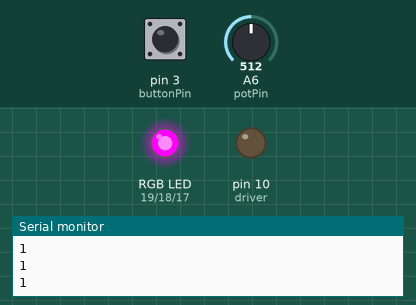
This sketch was run on a simulated Arduino Nano, built with avr-gcc and run on an emulated ATmega328P. Shown: an RGB LED mixed from three pins (HIGH = lit), output pins drawn as LEDs (lit = HIGH), the last lines printed to the serial monitor. The test bench sets the inputs (shaded band); at power-on: pin 3 (buttonPin) HIGH, A6 (potPin) = 512.

Above: at 1.2 s.
1.3 s: pin 3 (buttonPin) pulled LOW for 0.15 s
At 1.9 s:
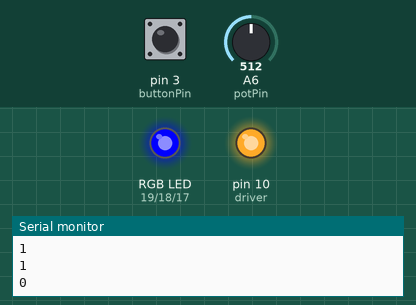
Timing chart, 0 to 4.3 s (numbered marks = the images above; inputs shaded):
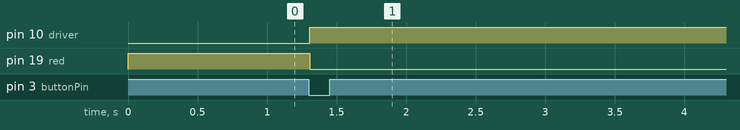

The sketch:

Sand_Liquefaction.ino
```cpp
/*Code for paper rocket launcher SXSW
 * 2/27/23
 * By Ronan Valadez
 */

//pin numbers representing rgb button colors
int red = 19;
int green = 18;
int blue = 17;

int buttonPin = 3; //pin number for rgb button
int buttonState = 0;  //state of RGB button
int driver = 10; //pin number for driver
long redInterval = 60000; // delay time for cooldown period
long driverInterval = 60000; // length of time driver is on
int potPin = A6; //pin number for potentiometer
int potValue = 0; // potentiometer value

void setup() {
  // put your setup code here, to run once:
  //set color pins to OUTPUT
  pinMode(red, OUTPUT);
  pinMode(green, OUTPUT);
  pinMode(blue, OUTPUT);

  // set driver pin to OUTPUT
  pinMode(driver, OUTPUT);

  // turn rgb pins to HIGH
  digitalWrite(blue, HIGH);
  digitalWrite(green, HIGH);
  digitalWrite(red, HIGH);

  //set driver to HIGH
  digitalWrite(driver, LOW);

  //set button to input
  pinMode(buttonPin, INPUT_PULLUP);
  Serial.begin(9600);
  turnOnGreen();

}

void loop() {
  // put your main code here, to run repeatedly:
  buttonState = digitalRead(buttonPin);
  Serial.println( digitalRead(buttonPin));

  potValue = analogRead(potPin);  // read in potentiometer's value, pass it as an argument to turnOnDriver and turnOnRead

  /*if button is pressed, turn off green light
    activate driver
    turn on red after driver is finished
    turn on green once cooldown is finished*/
  if (buttonState == LOW) {
    turnOffGreen();
    turnOnDriver(potValue);
    turnOnRed(potValue);
    turnOnGreen();
  }
}


void turnOnGreen() { //turn on green light. Symbolizes ready to launch
  digitalWrite(green, LOW);


}

void turnOffGreen() { //turns off green light
  digitalWrite(green, HIGH);

}

void turnOnRed(int potentiometerValue) { //function to turn on red light, takes in potentiometer's value and maps it between 30 seconds and 2 minutes for its cooldown timer, symbolizes cooldown period
  digitalWrite(red, LOW);
  redInterval = map(potentiometerValue, 0, 1023, 30000, 120000);
  delay(redInterval);
  digitalWrite(red, HIGH);

}

void turnOnDriver(int potentiometerValue) { //activates driver, changes color to yellow to represent firing, takes in potentiometer's value, and maps it between 30 seconds and 2 minutes for its cooldown timer
  digitalWrite(driver, HIGH);
  digitalWrite(red, LOW);
  digitalWrite(green, LOW);
  driverInterval = map(potentiometerValue, 0, 1023, 30000, 120000);
  delay(driverInterval);
  digitalWrite(green, HIGH);
  digitalWrite(red, HIGH);
  digitalWrite(driver, LOW);


}
```

Measured:
- after the input at 1.3 s, pin 10 (driver): LOW → HIGH at once; pin 19 (red): HIGH → LOW at once
